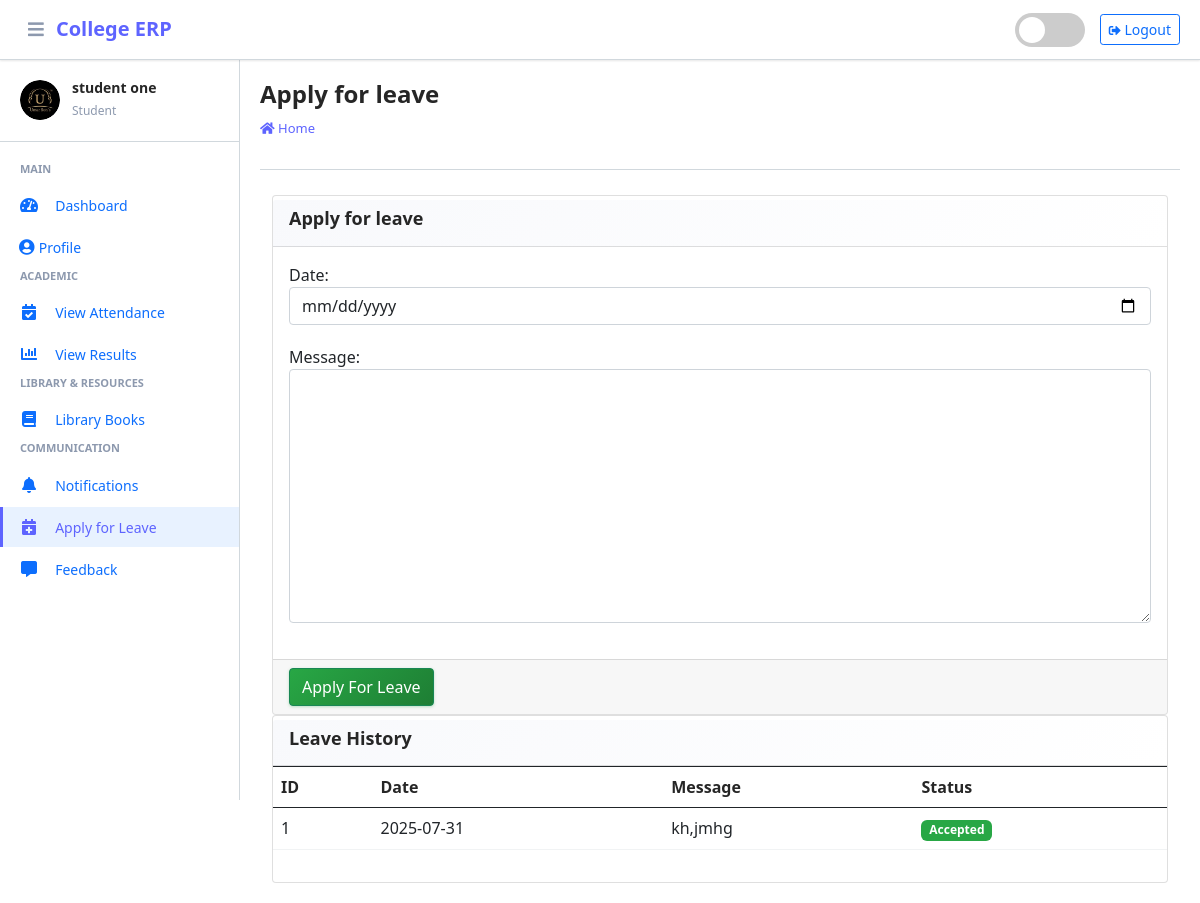
/student/apply/leave/ (signed in), run on the app's committed database.
### main_app/models.py (models this page shows, shortened)
class CustomUser(AbstractUser):
    USER_TYPE = ((1, "HOD"), (2, "Staff"), (3, "Student"))
    GENDER = [("M", "Male"), ("F", "Female")]
    username = None  # Removed username, using email instead
    email = models.EmailField(unique=True)
    user_type = models.CharField(default=1, choices=USER_TYPE, max_length=1)
    gender = models.CharField(max_length=1, choices=GENDER)
    profile_pic = models.ImageField()
    address = models.TextField()
    fcm_token = models.TextField(default="")  # For firebase notifications
    created_at = models.DateTimeField(auto_now_add=True)
    updated_at = models.DateTimeField(auto_now=True)
    USERNAME_FIELD = "email"
    REQUIRED_FIELDS = []
    objects = CustomUserManager()

class LeaveReportStudent(models.Model):
    student = models.ForeignKey(Student, on_delete=models.CASCADE)
    date = models.CharField(max_length=60)
    message = models.TextField()
    status = models.SmallIntegerField(default=0)
    created_at = models.DateTimeField(auto_now_add=True)
    updated_at = models.DateTimeField(auto_now=True)

### main_app/student_views.py (the view, shortened to what this page needs)
# urls.py: path("student/apply/leave/", student_views.student_apply_leave,
def student_apply_leave(request):
    form = LeaveReportStudentForm(request.POST or None)
    student = get_object_or_404(Student, admin_id=request.user.id)
    context = {
        'form': form,
        'leave_history': LeaveReportStudent.objects.filter(student=student),
        'page_title': 'Apply for leave'
    }
    return render(request, "student_template/student_apply_leave.html", context)

### main_app/forms.py
class LeaveReportStudentForm(FormSettings):
    def __init__(self, *args, **kwargs):
        super(LeaveReportStudentForm, self).__init__(*args, **kwargs)
    class Meta:
        model = LeaveReportStudent
        fields = ['date', 'message']
        widgets = {
            'date': DateInput(attrs={'type': 'date'}),
        }

### main_app/templates/student_template/student_apply_leave.html
{% extends 'main_app/base.html' %}
{% load static %}
{% block page_title %}{{page_title}}{% endblock page_title %}
{% block content %}
<section class="content">
    <div class="container-fluid">
        <div class="row">
            <div class="col-md-12">
                <div class="card card-dark">
                    <div class="card-header">
                        <h3 class="card-title">{{page_title}}</h3>
                    </div>
                    {% include "main_app/form_template.html" with messages=messages  form=form button_text="Apply For Leave"%}
                </div>
<div class="card card-dark">
    <div class="card-header"><h3 class="card-title">Leave History</h3></div>
   <div class="table" style="overflow-x: auto; overflow-y: auto; max-height: 500px;">
       <table class="table table-bordered" style="min-width: 600px;">
           <tr>
               <th>ID</th>
               <th>Date</th>
               <th>Message</th>
                <th>Status</th>
        </tr>
        {% for leave in leave_history %}
        <tr>
            <td>{{forloop.counter}}</td>
            <td>{{leave.date}}</td>
              <td style="word-wrap: break-word; max-width: 200px; overflow: hidden; text-overflow: ellipsis;">{{leave.message}}</td>
              <td>
                  {% if leave.status == 0 %}
                  <span class="badge badge-warning">Pending</span>
                  {% elif leave.status == 1 %}
                  <span class="badge badge-success">Accepted</span>
                    {% else %}
                    <span class="badge badge-danger">Rejected</span>
                    {% endif %}
                </td>
            </tr>
            {% endfor %}
        </table>
    </div>
    </div>
            </div>
        </div>
    </div>
</section>
{% endblock content %}

### main_app/templates/main_app/erpnext_sidebar.html (shortened to what this page needs)
{% load static %}
<div class="sidebar-header">
    <div class="sidebar-user">
        <img src="{{ request.user.profile_pic}}" alt="User Avatar" class="sidebar-user-avatar" id="sidebar-avatar" onerror="showDefaultAvatar()">
        <div class="sidebar-user-info">
            <h6>{{ user.get_full_name|default:user.username }}</h6>
            <small>
                {% if user.user_type == '1' %}
                    Administrator
                {% elif user.user_type == '2' %}
                    Staff Member
                {% else %}
                    Student
                {% endif %}
            </small>
        </div>
    </div>
</div>
<div class="nav-section">
    {% if user.user_type == '1' %}
        <h6 class="nav-section-title">Main</h6>
        <div class="nav-item">
            {% url 'admin_home' as admin_home %}
            <a href="{{ admin_home }}" class="nav-link {% if admin_home == request.path %}active{% endif %}">
                <i class="nav-icon fas fa-tachometer-alt"></i>
                <span class="nav-text">Dashboard</span>
            </a>
        </div>
        <div class="nav-item">
            {% url 'admin_view_profile' as admin_view_profile %}
            <a href="{{ admin_view_profile }}" class="nav-link {% if admin_view_profile == request.path %}active{% endif %}">
                <i class="fas fa-user-circle"></i>
                <span class="nav-text">Profile</span>
            </a>
        </div>
        <h6 class="nav-section-title">Academic Management</h6>
        <div class="nav-item has-submenu {% if 'course' in request.path %}open{% endif %}">
            <a href="#" class="nav-link">
                <i class="nav-icon fas fa-graduation-cap"></i>
                <span class="nav-text">Courses</span>
                <i class="nav-arrow fas fa-chevron-right"></i>
            </a>
            <div class="nav-submenu">
                <div class="nav-item">
                    {% url 'add_course' as add_course %}
                    <a href="{{ add_course }}" class="nav-link {% if add_course == request.path %}active{% endif %}">
                        <span class="nav-text">Add Course</span>
                    </a>
                </div>
                <div class="nav-item">
                    {% url 'manage_course' as manage_course %}
                    <a href="{{ manage_course }}" class="nav-link {% if manage_course == request.path or 'edit_course' in request.path %}active{% endif %}">
                        <span class="nav-text">Manage Courses</span>
                    </a>
                </div>
            </div>
        </div>
        <div class="nav-item has-submenu {% if 'subject' in request.path %}open{% endif %}">
            <a href="#" class="nav-link">
                <i class="nav-icon fas fa-book"></i>
                <span class="nav-text">Subjects</span>
                <i class="nav-arrow fas fa-chevron-right"></i>
            </a>
            <div class="nav-submenu">
                <div class="nav-item">
                    {% url 'add_subject' as add_subject %}
                    <a href="{{ add_subject }}" class="nav-link {% if add_subject == request.path %}active{% endif %}">
                        <span class="nav-text">Add Subject</span>
                    </a>
                </div>
                <div class="nav-item">
                    {% url 'manage_subject' as manage_subject %}
                    <a href="{{ manage_subject }}" class="nav-link {% if manage_subject == request.path or 'edit_subject' in request.path %}active{% endif %}">
                        <span class="nav-text">Manage Subjects</span>
                    </a>
                </div>
            </div>
        </div>
        <div class="nav-item has-submenu {% if 'session' in request.path %}open{% endif %}">
            <a href="#" class="nav-link">
                <i class="nav-icon fas fa-calendar-alt"></i>
                <span class="nav-text">Sessions</span>
                <i class="nav-arrow fas fa-chevron-right"></i>
            </a>
            <div class="nav-submenu">
                <div class="nav-item">
                    {% url 'add_session' as add_session %}
                    <a href="{{ add_session }}" class="nav-link {% if add_session == request.path %}active{% endif %}">
                        <span class="nav-text">Add Session</span>
                    </a>
                </div>
                <div class="nav-item">
                    {% url 'manage_session' as manage_session %}
                    <a href="{{ manage_session }}" class="nav-link {% if manage_session == request.path or 'edit_session' in request.path %}active{% endif %}">
                        <span class="nav-text">Manage Sessions</span>
                    </a>
                </div>
            </div>
        </div>
        <h6 class="nav-section-title">User Management</h6>
        <div class="nav-item">
            {% url 'add_staff' as add_staff %}
            <a href="{{ add_staff }}" class="nav-link {% if add_staff == request.path %}active{% endif %}">
                <i class="nav-icon fas fa-user-plus"></i>
                <span class="nav-text">Add Staff</span>
            </a>
        </div>
        <div class="nav-item">
            {% url 'manage_staff' as manage_staff %}
            <a href="{{ manage_staff }}" class="nav-link {% if manage_staff == request.path or 'edit_staff' in request.path %}active{% endif %}">
                <i class="nav-icon fas fa-users-cog"></i>
                <span class="nav-text">Manage Staff</span>
            </a>
        </div>
        <div class="nav-item">
            {% url 'add_student' as add_student %}
            <a href="{{ add_student }}" class="nav-link {% if add_student == request.path %}active{% endif %}">
                <i class="nav-icon fas fa-user-graduate"></i>
                <span class="nav-text">Add Student</span>
            </a>
        </div>
        <div class="nav-item">
            {% url 'manage_student' as manage_student %}
            <a href="{{ manage_student }}" class="nav-link {% if manage_student == request.path or 'edit_student' in request.path %}active{% endif %}">
                <i class="nav-icon fas fa-users"></i>
                <span class="nav-text">Manage Students</span>
            </a>
        </div>
        <h6 class="nav-section-title">Communication</h6>
        <div class="nav-item">
            {% url 'admin_notify_staff' as admin_notify_staff %}
            <a href="{{ admin_notify_staff }}" class="nav-link {% if admin_notify_staff == request.path %}active{% endif %}">
                <i class="nav-icon fas fa-bell"></i>
                <span class="nav-text">Notify Staff</span>
            </a>
        </div>
        <div class="nav-item">
            {% url 'admin_notify_student' as admin_notify_student %}
            <a href="{{ admin_notify_student }}" class="nav-link {% if admin_notify_student == request.path %}active{% endif %}">
                <i class="nav-icon fas fa-bullhorn"></i>
                <span class="nav-text">Notify Students</span>
            </a>
        </div>
        <h6 class="nav-section-title">Reports & Analytics</h6>
        <div class="nav-item">
            {% url 'admin_view_attendance' as admin_view_attendance %}
            <a href="{{ admin_view_attendance }}" class="nav-link {% if admin_view_attendance == request.path %}active{% endif %}">
                <i class="nav-icon fas fa-chart-line"></i>
                <span class="nav-text">View Attendance</span>
            </a>
        </div>
        <div class="nav-item">
            {% url 'student_feedback_message' as student_feedback_message %}
            <a href="{{ student_feedback_message }}" class="nav-link {% if student_feedback_message == request.path %}active{% endif %}">
                <i class="nav-icon fas fa-comments"></i>
                <span class="nav-text">Student Feedback</span>
            </a>
        </div>
        <div class="nav-item">
            {% url 'staff_feedback_message' as staff_feedback_message %}
            <a href="{{ staff_feedback_message }}" class="nav-link {% if staff_feedback_message == request.path %}active{% endif %}">
                <i class="nav-icon fas fa-comment-dots"></i>
                <span class="nav-text">Staff Feedback</span>
            </a>
        </div>
        <h6 class="nav-section-title">Leave Management</h6>
        <div class="nav-item">
            {% url 'view_staff_leave' as view_staff_leave %}
            <a href="{{ view_staff_leave }}" class="nav-link {% if view_staff_leave == request.path %}active{% endif %}">
                <i class="nav-icon fas fa-calendar-check"></i>
                <span class="nav-text">Staff Leave</span>
            </a>
        </div>
        <div class="nav-item">
            {% url 'view_student_leave' as view_student_leave %}
            <a href="{{ view_student_leave }}" class="nav-link {% if view_student_leave == request.path %}active{% endif %}">
                <i class="nav-icon fas fa-calendar-times"></i>
                <span class="nav-text">Student Leave</span>
            </a>
        </div>
    {% else %}
        <h6 class="nav-section-title">Main</h6>
        <div class="nav-item">
            {% url 'student_home' as student_home %}
            <a href="{{ student_home }}" class="nav-link {% if student_home == request.path %}active{% endif %}">
                <i class="nav-icon fas fa-tachometer-alt"></i>
                <span class="nav-text">Dashboard</span>
            </a>
        </div>
        <div class="nav-item">
            {% url 'student_view_profile' as student_view_profile %}
            <a href="{{ student_view_profile }}" class="nav-link {% if student_view_profile == request.path %}active{% endif %}">
                <i class="fas fa-user-circle"></i>
                <span class="nav-text">Profile</span>
            </a>
        </div>
        <h6 class="nav-section-title">Academic</h6>
        <div class="nav-item">
            {% url 'student_view_attendance' as student_view_attendance %}
            <a href="{{ student_view_attendance }}" class="nav-link {% if student_view_attendance == request.path %}active{% endif %}">
                <i class="nav-icon fas fa-calendar-check"></i>
                <span class="nav-text">View Attendance</span>
            </a>
        </div>
        <div class="nav-item">
            {% url 'student_view_result' as student_view_result %}
            <a href="{{ student_view_result }}" class="nav-link {% if student_view_result == request.path %}active{% endif %}">
                <i class="nav-icon fas fa-chart-bar"></i>
                <span class="nav-text">View Results</span>
            </a>
        </div>
        <h6 class="nav-section-title">Library & Resources</h6>
        <div class="nav-item">
            {% url 'view_books' as view_books %}
            <a href="{{ view_books }}" class="nav-link {% if view_books == request.path %}active{% endif %}">
                <i class="nav-icon fas fa-book"></i>
                <span class="nav-text">Library Books</span>
            </a>
        </div>
        <h6 class="nav-section-title">Communication</h6>
        <div class="nav-item">
            {% url 'student_view_notification' as student_view_notification %}
            <a href="{{ student_view_notification }}" class="nav-link {% if student_view_notification == request.path %}active{% endif %}">
                <i class="nav-icon fas fa-bell"></i>
                <span class="nav-text">Notifications</span>
            </a>
        </div>
        <div class="nav-item">
            {% url 'student_apply_leave' as student_apply_leave %}
            <a href="{{ student_apply_leave }}" class="nav-link {% if student_apply_leave == request.path %}active{% endif %}">
                <i class="nav-icon fas fa-calendar-plus"></i>
                <span class="nav-text">Apply for Leave</span>
            </a>
        </div>
        <div class="nav-item">
            {% url 'student_feedback' as student_feedback %}
            <a href="{{ student_feedback }}" class="nav-link {% if student_feedback == request.path %}active{% endif %}">
                <i class="nav-icon fas fa-comment-alt"></i>
                <span class="nav-text">Feedback</span>
            </a>
        </div>
    {% endif %}
</div>

### data on the page
CustomUser: user.profile_pic (picture), get_full_name "student one"
LeaveReportStudent: date "2025-07-31", message "kh,jmhg", status "Accepted"

### other printed values
{{ page_title }} "Apply for leave"
{{ field.label_tag }} "Date:" "Message:"
{{ button_text }} "Apply For Leave"
